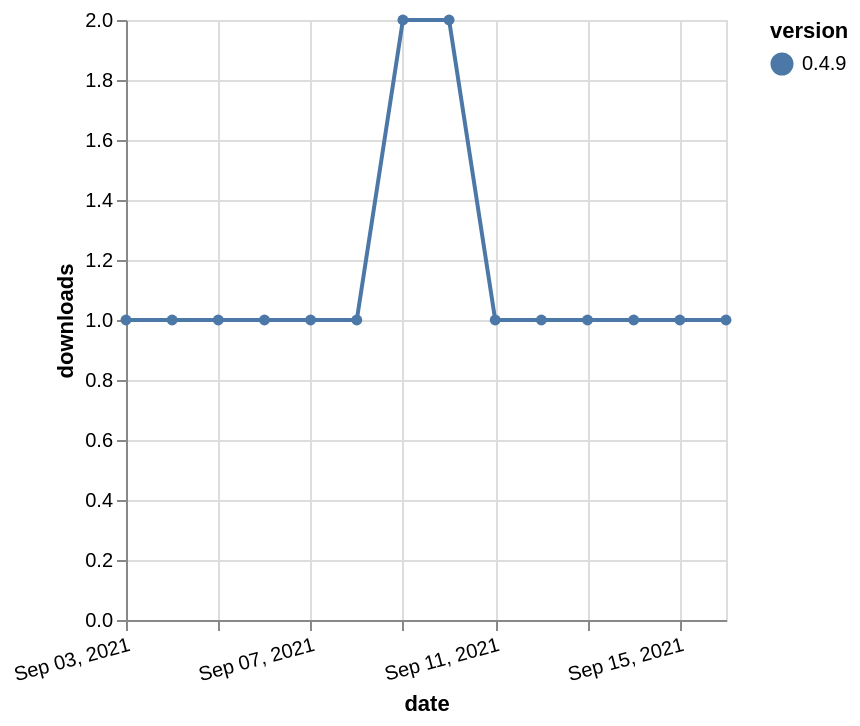

Source (Vega-Lite JSON):
### Vega-Lite specification from a JSON file in a GitHub repository (floating-point values rounded to 4 significant figures)
{"$schema": "https://vega.github.io/schema/vega-lite/v5.json", "description": "A simple bar chart with embedded data.", "data": {"values": [{"date": "2021-09-03", "total": 140, "delta": 1, "version": "0.4.9"}, {"date": "2021-09-04", "total": 141, "delta": 1, "version": "0.4.9"}, {"date": "2021-09-05", "total": 142, "delta": 1, "version": "0.4.9"}, {"date": "2021-09-06", "total": 143, "delta": 1, "version": "0.4.9"}, {"date": "2021-09-07", "total": 144, "delta": 1, "version": "0.4.9"}, {"date": "2021-09-08", "total": 145, "delta": 1, "version": "0.4.9"}, {"date": "2021-09-09", "total": 147, "delta": 2, "version": "0.4.9"}, {"date": "2021-09-10", "total": 149, "delta": 2, "version": "0.4.9"}, {"date": "2021-09-11", "total": 150, "delta": 1, "version": "0.4.9"}, {"date": "2021-09-12", "total": 151, "delta": 1, "version": "0.4.9"}, {"date": "2021-09-13", "total": 152, "delta": 1, "version": "0.4.9"}, {"date": "2021-09-14", "total": 153, "delta": 1, "version": "0.4.9"}, {"date": "2021-09-15", "total": 154, "delta": 1, "version": "0.4.9"}, {"date": "2021-09-16", "total": 155, "delta": 1, "version": "0.4.9"}]}, "width": "container", "mark": {"type": "line", "point": {"filled": true}}, "encoding": {"x": {"field": "date", "type": "temporal", "timeUnit": "yearmonthdate", "title": "date", "axis": {"labelAngle": -15}}, "y": {"field": "delta", "type": "quantitative", "title": "downloads"}, "color": {"field": "version", "type": "nominal"}, "tooltip": {"field": "delta"}}}
